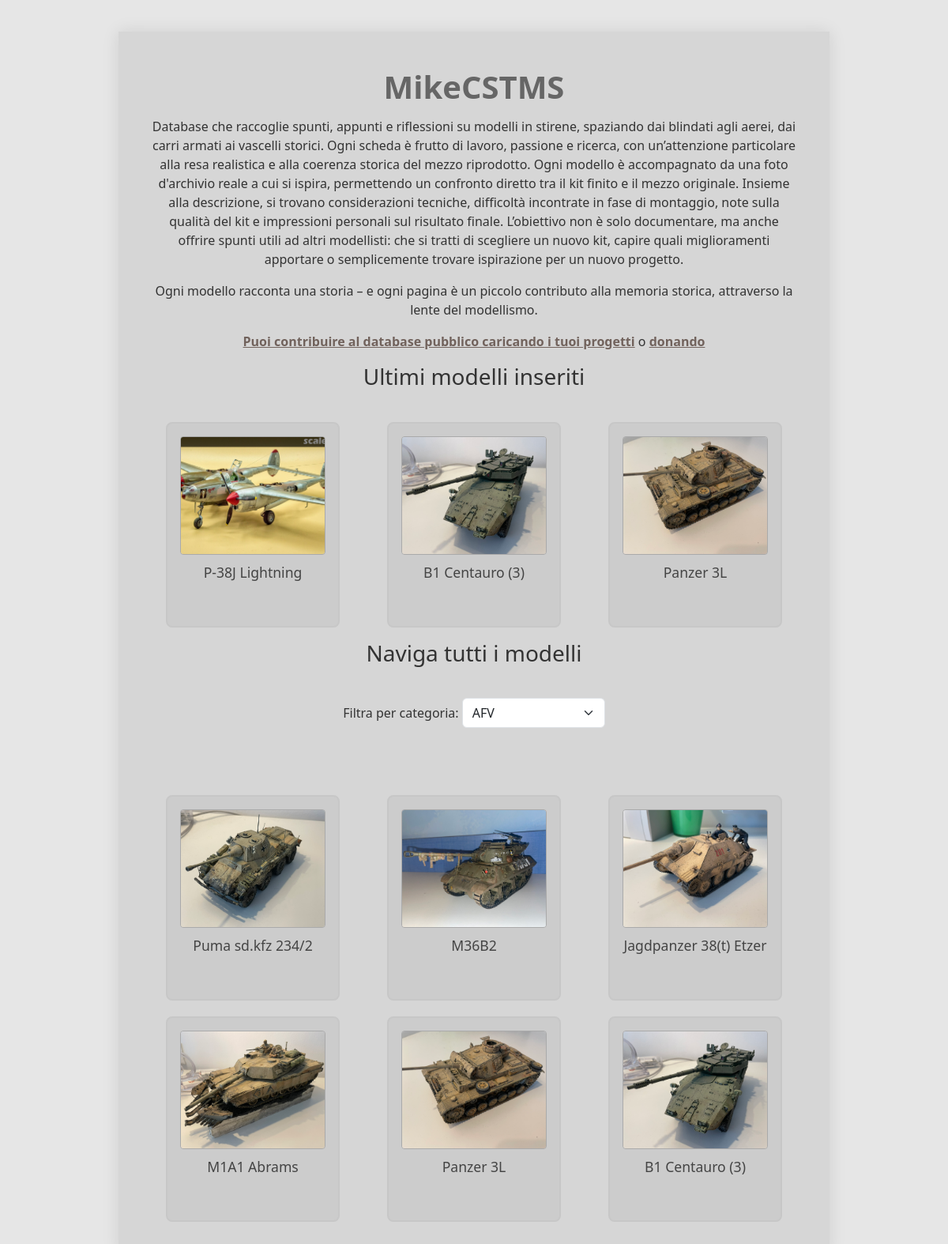
Screenshot of /index.php?categoria=1 with the database file from the repository.
### tables this page shows
CREATE TABLE `modello` (
  `id` int(100) NOT NULL,
  `nome` varchar(30) NOT NULL DEFAULT 'Michele Carrer' COMMENT 'nome veicolo',
  `dati` varchar(50) NOT NULL COMMENT 'produttore e scala',
  `descrizione` varchar(2000) NOT NULL,
  `immagine1` varchar(100) NOT NULL COMMENT 'immagine modello',
  `immagine2` varchar(100) NOT NULL COMMENT 'immagine vera',
  `user` varchar(15) NOT NULL COMMENT 'aggiunto da:'
);

### index.php (the view, shortened to what this page needs)
<!DOCTYPE html>
<html class="main" data-bs-theme="light">
<head>
    <link href="https://cdn.jsdelivr.net/npm/bootstrap@5.3.3/dist/css/bootstrap.min.css" rel="stylesheet">
    <link rel="stylesheet" href="style.css">
    <link rel="stylesheet" href="blocco.css">
</head>
<body>
    <div class="container">
        <p class="titolo">MikeCSTMS</p>
        <p class="sottotitolo">Database che raccoglie spunti, appunti e riflessioni su modelli in stirene, spaziando dai blindati agli aerei, dai carri armati ai vascelli storici. Ogni scheda è frutto di lavoro, passione e ricerca, con un’attenzione particolare alla resa realistica e alla coerenza storica del mezzo riprodotto. Ogni modello è accompagnato da una foto d'archivio reale a cui si ispira, permettendo un confronto diretto tra il kit finito e il mezzo originale. Insieme alla descrizione, si trovano considerazioni tecniche, difficoltà incontrate in fase di montaggio, note sulla qualità del kit e impressioni personali sul risultato finale. L’obiettivo non è solo documentare, ma anche offrire spunti utili ad altri modellisti: che si tratti di scegliere un nuovo kit, capire quali miglioramenti apportare o semplicemente trovare ispirazione per un nuovo progetto.</p>
        <p class="sottotitolo">Ogni modello racconta una storia – e ogni pagina è un piccolo contributo alla memoria storica, attraverso la lente del modellismo.</p>
        <p class="sottotitolo"><a href='inserimento.php'>Puoi contribuire al database pubblico caricando i tuoi progetti</a> o <a href='https://www.paypal.com/paypalme/m1ki2309'>donando</a></p>
<?php
    $db_host = "localhost";
    $db_user = "root";
    $db_password = "root";
    $db_name = "modellismo";
    $myconn = new mysqli($db_host, $db_user, $db_password, $db_name);
?>
        <h3 class="sottotitolo">Ultimi modelli inseriti</h3>
        <div class="card-container">
<?php
    $mia_query = "SELECT id, nome, immagine1 FROM modello ORDER BY id DESC LIMIT 3";
    $result = $myconn->query($mia_query);
    if ($result && $result->num_rows > 0) {
        while ($resrow = $result->fetch_row()) {
            $id = $resrow[0];
            $nome = $resrow[1];
            $foto = $resrow[2];
            echo '<div class="card">';
            echo "<a href='modello.php?id=$id'>";
            echo "<img src='assets/$foto' alt='$nome'>";
            echo "<h3>$nome</h3>";
            echo "</a>";
            echo "</div>";
        }
    } else {
        echo "<p>Nessun modello trovato.</p>";
    }
?>
        </div>
                <h3 class="sottotitolo">Naviga tutti i modelli</h3>
        <div class="card-container">
<?php
    $myconn = new mysqli($db_host, $db_user, $db_password, $db_name);
    $categorie = [];
    $res = $myconn->query("SELECT id, nome FROM categoria");
    while ($row = $res->fetch_assoc()) {
        $categorie[] = $row;
    }
    $categoria_scelta = isset($_GET['categoria']) ? intval($_GET['categoria']) : 0;
    echo '<form method="GET" action="index.php" class="mb-4">';
    echo '<label for="categoria" class="form-label">Filtra per categoria:</label> ';
    echo '<select name="categoria" id="categoria" class="form-select w-auto d-inline" onchange="this.form.submit()">';
    foreach ($categorie as $cat) {
        $selected = ($cat['id'] == $categoria_scelta) ? 'selected' : '';
        echo "<option value=\"{$cat['id']}\" $selected>{$cat['nome']}</option>";
    }
    echo '</select>';
    echo '</form>';
    if ($categoria_scelta > 0) {
        $mia_query = "SELECT m.id, m.nome, m.immagine1
                      FROM modello m
                      JOIN catalogo c ON m.id = c.id_modello
                      WHERE c.id_categoria = $categoria_scelta";
    } else {
        $mia_query = "SELECT id, nome, immagine1 FROM modello";
    }
    $result = $myconn->query($mia_query);
    if ($result && $result->num_rows > 0) {
        echo '<div class="card-container">';
        while ($resrow = $result->fetch_row()) {
            $id = $resrow[0];
            $nome = $resrow[1];
            $foto = $resrow[2];
            echo '<div class="card">';
            echo "<a href='modello.php?id=$id'>";
            echo "<img src='assets/$foto' alt='$nome'>";
            echo "<h3>$nome</h3>";
            echo "</a>";
            echo "</div>";
        }
        echo '</div>';
    } else {
        echo "<p>Nessun modello trovato per questa categoria.</p>";
    }
?>
        </div>
    </div>
</body>
</html>

### style.css (style rules this page uses)
* { box-sizing: border-box; margin: 0; padding: 0; }
body { font-family: 'Segoe UI', sans-serif; background-color: #e6e6e6; color: #333; min-height: 100vh; }
.container { max-width: 900px; margin: 40px auto; padding: 40px; background-color: #d6d6d6; box-shadow: 0 0 20px rgba(0, 0, 0, 0.1); }
.titolo { font-size: 2.5rem; margin-bottom: 0.2em; font-weight: bold; color: #666; text-align: center; }
.sottotitolo { text-align: center; }
.sottotitolo a { text-align: center; color: #71625C; font-weight: 600; }

### blocco.css (style rules this page uses)
.card-container { display: flex; flex-wrap: wrap; justify-content: center; align-items: center; gap: 20px; margin-top: 40px; width: 100%; min-height: 240px; }
.card-container > .card { margin-left: auto; margin-right: auto; }
.card { background-color: #ccc; border: 2px solid #c7c7c7; border-radius: 8px; width: 220px; height: 260px; padding: 16px; text-align: center; transition: transform 0.2s ease; display: flex; flex-direction: column; justify-content: flex-start; align-items: center; box-sizing: border-box; }
.card img { width: 100%; height: 150px; object-fit: cover; border-radius: 4px; border: 1px solid #aaa; margin-bottom: 12px; }
.card h3 { font-size: 1.1rem; color: #444; margin-bottom: 0.5em; }
.card a { text-decoration: none; }

### rows the page displays
modello: immagine1 (picture), nome "P-38J Lightning"
modello: immagine1 (picture), nome "B1 Centauro (3)"
modello: immagine1 (picture), nome "Panzer 3L"
modello: immagine1+nome (picture), nome "Puma sd.kfz 234/2"
modello: immagine1 (picture), nome "M36B2"
modello: immagine1 (picture), nome "Jagdpanzer 38(t) Etzer"
modello: immagine1 (picture), nome "M1A1 Abrams"

### other values shown
form field categoria "AFV"
